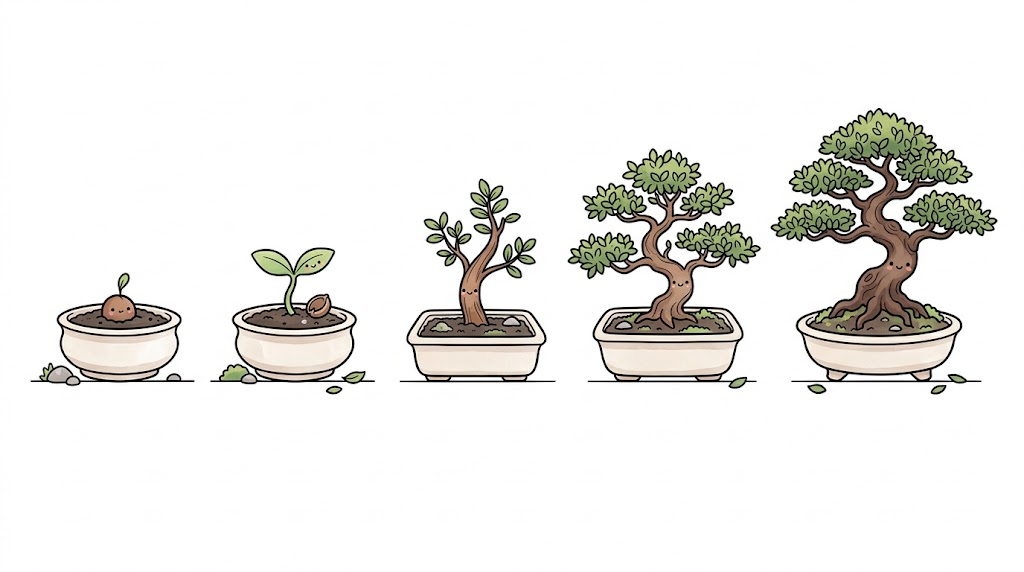
#> input picture assets/bonsy/original.png, 1024 x 572 px, found by its file name
$ python cutout_bonsy.py
#> lines starting #> are read from the running program, lines starting #| are printed output that depends on the picture; after the words box and inside, x2 and y2 are one past the last pixel; in counts of white or black regions, pixels touching at a corner belong together
#!/usr/bin/env python3
"""Ritaglia i 5 stadi del bonsai: assets/bonsy/original.png -> assets/bonsy/stage1.png ... stage5.png

Tutti gli stadi escono con la stessa scala e lo stesso formato, allineati sulla linea di terra e
centrati sul vaso, così il vaso non "salta" quando si passa da uno stadio all'altro.
"""
from collections import deque
import numpy as np
from PIL import Image

SRC = "assets/bonsy/original.png"
BG_MIN = 246          # sopra questo (canale minimo) un pixel è sfondo bianco
PAD = 4
POT_HEIGHT = 58       # i pixel più in alto di così rispetto alla terra sono sopra il vaso

src = Image.open(SRC).convert("RGB")
#> src is the input picture: PIL image 1024x572 RGB; mean R, G, B 237.3, 236.5, 233.9
rgb = np.asarray(src).astype(np.float32)
H, W, _ = rgb.shape
#> H = 572; W = 1024
minc = rgb.min(axis=2)

# 1) Un gruppo di colonne per stadio.
cols = (minc < 240).any(axis=0)
groups, start = [], None
for x, v in enumerate(cols):
    if v and start is None:
        start = x
    if not v and start is not None:
        groups.append((start, x - 1))
        start = None
#> this loop made 1024 passes
#> v on passes 1 to 12: False, False, False, False, False, False, False, False, False, False, False, False
#> after the loop, groups = [(30, 194), (210, 374), (399, 555), (567, 761), (770, 997)]
if start is not None:
    groups.append((start, W - 1))
assert len(groups) == 5, f"attesi 5 stadi, trovati {len(groups)}: {groups}"


def background_mask(block):
    """Sfondo = bianco raggiungibile dal bordo del blocco. Il bianco dentro il vaso resta."""
    h, w = block.shape
    cand = block >= BG_MIN
    seen = np.zeros((h, w), dtype=bool)
    q = deque()
    for y in range(h):
        for x in (0, w - 1):
            if cand[y, x] and not seen[y, x]:
                seen[y, x] = True
                q.append((y, x))
    for x in range(w):
        for y in (0, h - 1):
            if cand[y, x] and not seen[y, x]:
                seen[y, x] = True
                q.append((y, x))
    while q:
        y, x = q.popleft()
        for dy, dx in ((1, 0), (-1, 0), (0, 1), (0, -1)):
            ny, nx = y + dy, x + dx
            if 0 <= ny < h and 0 <= nx < w and cand[ny, nx] and not seen[ny, nx]:
                seen[ny, nx] = True
                q.append((ny, nx))
    return seen


def dilate(mask, n):
    out = mask.copy()
    for _ in range(n):
        p = np.pad(out, 1)
        out = p[1:-1, 1:-1] | p[:-2, 1:-1] | p[2:, 1:-1] | p[1:-1, :-2] | p[1:-1, 2:]
    return out


stages = []
for i, (x0, x1) in enumerate(groups):
    x0 = max(x0 - 6, 0)
    x1 = min(x1 + 6, W - 1)
    block = rgb[:, x0:x1 + 1, :]
    bmin = block.min(axis=2)
    bg = background_mask(bmin)
    fg = ~bg

    # Linea di terra: la riga più "piena di scuro" nella parte bassa del disegno.
    ys = np.where(fg.any(axis=1))[0]
    top, bottom = ys.min(), ys.max()
    dark = (bmin < 150) & fg
    lower = np.arange(block.shape[0]) > top + 0.6 * (bottom - top)
    counts = np.where(lower, dark.sum(axis=1), 0)
    ground = int(counts.argmax())
    line_cols = np.where(dark[ground])[0]
    cx = (line_cols.min() + line_cols.max()) / 2.0

    # Sacche di bianco chiuse fra i rami e le foglie: sopra il bordo del vaso sono sfondo.
    # (Sotto, il bianco fa parte del vaso e resta.)
    pocket_limit = ground - POT_HEIGHT
    pure = (bmin >= BG_MIN) & fg
    seen = np.zeros_like(pure)
    for y0, x0_ in zip(*np.where(pure)):
        if seen[y0, x0_]:
            continue
        comp, q = [], deque([(y0, x0_)])
        seen[y0, x0_] = True
        while q:
            y, x = q.popleft()
            comp.append((y, x))
            for dy, dx in ((1, 0), (-1, 0), (0, 1), (0, -1)):
                ny, nx = y + dy, x + dx
                if 0 <= ny < pure.shape[0] and 0 <= nx < pure.shape[1] and pure[ny, nx] and not seen[ny, nx]:
                    seen[ny, nx] = True
                    q.append((ny, nx))
        lowest = max(y for y, _ in comp)
        # Vuoti sopra il vaso (rami) e vuoti schiacciati sulla linea di terra (fra i piedini del vaso).
        if lowest < pocket_limit or lowest >= ground - 4:
            for y, x in comp:
                bg[y, x] = True
    fg = ~bg

    # Alpha: pieno dentro, morbido sul bordo; sul bordo tolgo il bianco "mescolato" (matte bianco).
    edge = fg & dilate(bg, 2)
    soft = np.clip((255 - bmin) / 90.0, 0.0, 1.0)
    alpha = np.where(edge, soft, fg.astype(np.float32))
    a = np.maximum(alpha, 1e-3)[..., None]
    color = np.where(edge[..., None], (block - 255.0 * (1 - a)) / a, block)
    color = np.clip(color, 0, 255)

    alpha[ground - 1:ground + 2, :] = 0     # via la linea di terra (3 righe)

    rgba = np.dstack([color, alpha * 255]).astype(np.uint8)
    # Estensione del disegno rispetto a (cx, ground)
    sub_fg = alpha > 0.02
    yy, xx = np.where(sub_fg)
    stages.append(dict(
        rgba=rgba, cx=cx, ground=ground,
        up=ground - yy.min(), down=yy.max() - ground,
        left=cx - xx.min(), right=xx.max() - cx,
    ))
    print(f"stadio {i + 1}: su={stages[-1]['up']} giù={stages[-1]['down']} "
          f"sx={stages[-1]['left']:.0f} dx={stages[-1]['right']:.0f}")
#> this loop made 5 passes
#> (x0, x1, w in background_mask, top, bottom, cx) on passes 1 to 5: (24, 200, 177, 272, 386, 88), (204, 380, 177, 247, 394, 88), (393, 561, 169, 178, 382, 84.5), (561, 767, 207, 148, 388, 111), (764, 1003, 240, 108, 394, 121.5)
#| stadio 1: su=109 giù=5 sx=80 dx=80
#| stadio 2: su=134 giù=13 sx=74 dx=76
#| stadio 3: su=203 giù=-2 sx=72 dx=68
#| stadio 4: su=233 giù=7 sx=105 dx=89
#| stadio 5: su=273 giù=13 sx=116 dx=112
#> pass 1, in background_mask, `cand = block >= BG_MIN`:
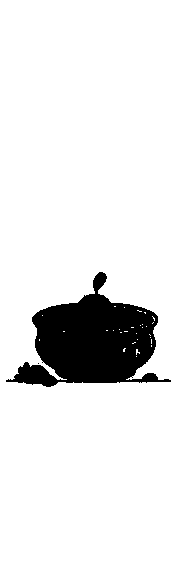
#> cand: shape (572, 177) bool; 90.5% white; 2 black regions (1 under 20 px), largest, box (x1, y1, x2, y2) and area: (6, 272, 171, 387) 9636
#> after the loop:
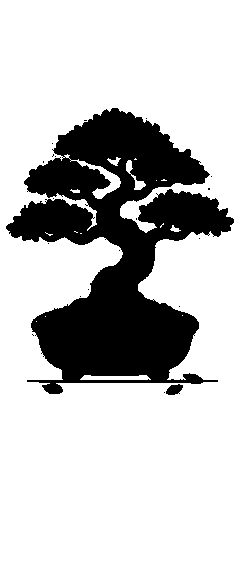
#> bg: shape (572, 240) bool; 76.7% white; 20 black regions (18 under 20 px), largest, box (x1, y1, x2, y2) and area: (6, 108, 234, 394) 31767, (166, 384, 183, 395) 131
#> after the loop: edge: shape (572, 240) bool; 3.3% white in thin lines or dots, all inside (x1, y1, x2, y2) = (6, 108, 234, 395)
#> after the loop:
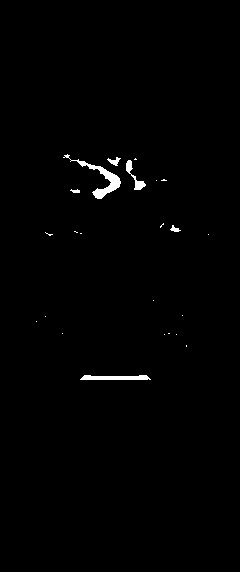
#> seen: shape (572, 240) bool; 0.81% white; 23 white regions (17 under 20 px), largest, box (x1, y1, x2, y2) and area: (63, 154, 121, 199) 489, (80, 375, 151, 380) 286, (126, 160, 146, 190) 168, (107, 157, 121, 166) 59, (170, 225, 181, 232) 39, (70, 189, 80, 193) 27
#> after the loop:
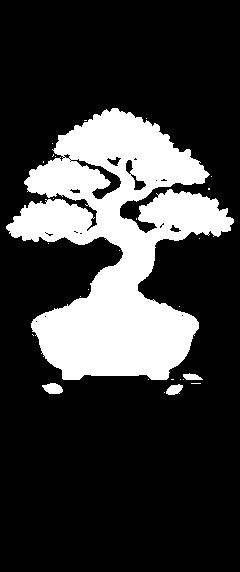
#> sub_fg: shape (572, 240) bool; 22.9% white; 27 white regions (23 under 20 px), largest, box (x1, y1, x2, y2) and area: (6, 108, 234, 380) 30939, (42, 383, 63, 394) 170, (166, 384, 183, 395) 131, (183, 373, 203, 380) 96
#> after the loop, stages = 5 items

up = int(max(s["up"] for s in stages)) + PAD
#> up = 277
down = int(max(s["down"] for s in stages)) + PAD
#> down = 17
half = int(max(max(s["left"], s["right"]) for s in stages)) + PAD
#> half = 119
CW, CH = 2 * half, up + down + 1
#> CW = 238; CH = 295
print(f"formato comune: {CW}x{CH}  (terra a riga {up})")
#| formato comune: 238x295  (terra a riga 277)

for i, s in enumerate(stages, 1):
    canvas = Image.new("RGBA", (CW, CH), (0, 0, 0, 0))
    img = Image.fromarray(s["rgba"], "RGBA")
    ox = int(round(half - s["cx"]))
    oy = int(up - s["ground"])
    canvas.alpha_composite(img, (max(ox, 0), max(oy, 0))) if ox >= 0 and oy >= 0 else canvas.paste(img, (ox, oy), img)
    canvas.save(f"assets/bonsy/stage{i}.png")
#> this loop made 5 passes
#> ox on passes 1 to 5: 31, 31, 34, 8, -2
#> pass 1, `canvas.save(f"assets/bonsy/stage{i}.png")`:
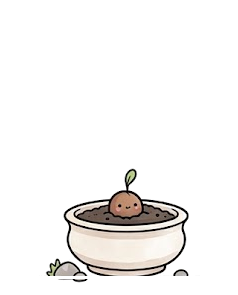
#> saved as stage1.png: PIL image 238x295 RGBA; mean R, G, B, A 22.6, 21.3, 20.1, 32.7; transparent parts drawn white
#> after the loop:
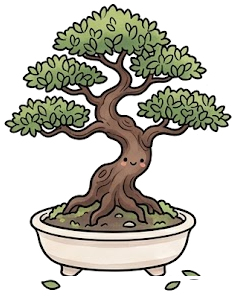
#> canvas: PIL image 238x295 RGBA; mean R, G, B, A 53.8, 52.3, 43.5, 109.8; transparent parts drawn white
#> after the loop:
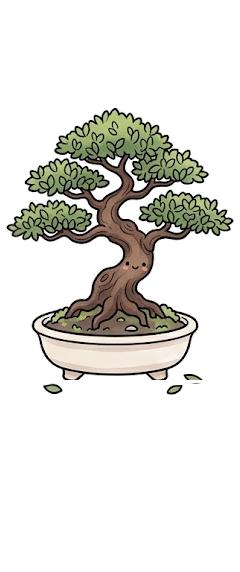
#> img: PIL image 240x572 RGBA; mean R, G, B, A 224.6, 223.8, 219.2, 56.6; transparent parts drawn white
print("Scritti assets/bonsy/stage1.png ... stage5.png")
